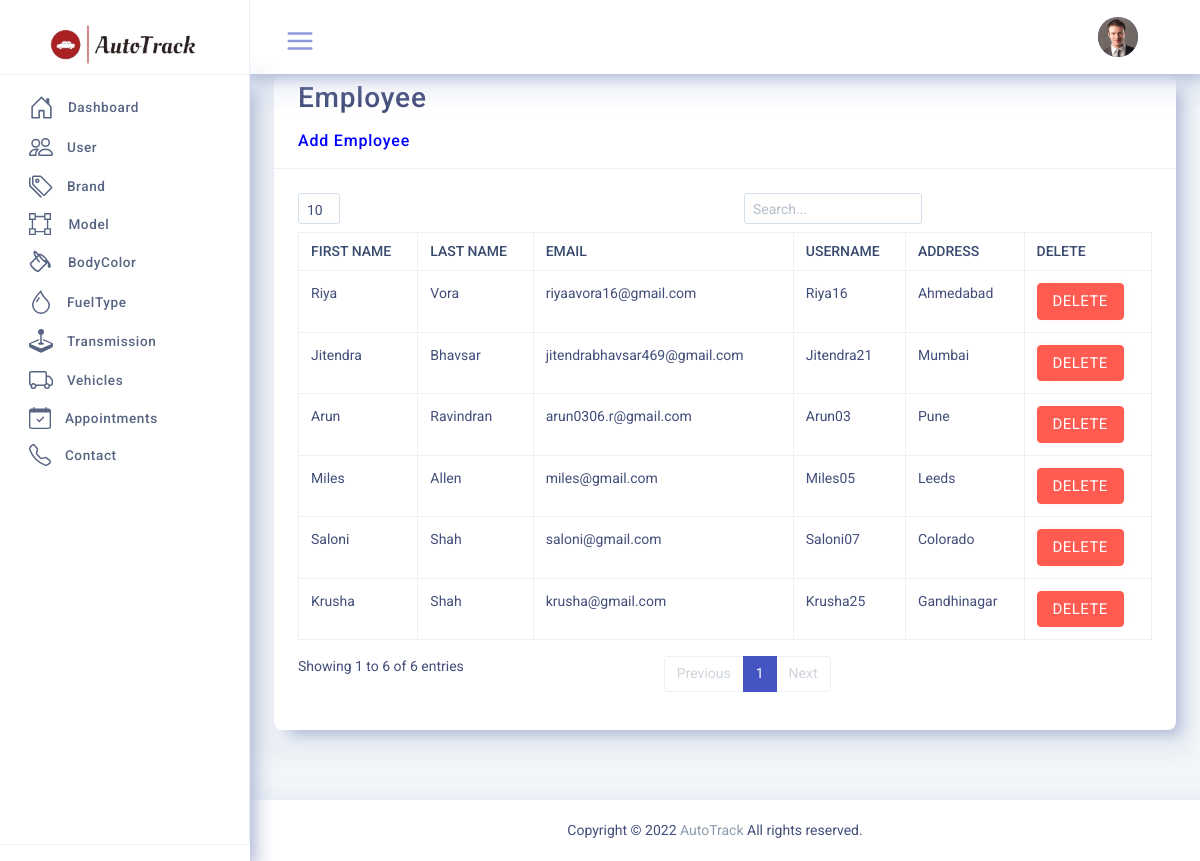
The page /admin/admindashboard/Dash/DASHTIC-LTR/pages/employee.php (signed in) on the database its author committed.
### tables this page shows
CREATE TABLE `user` (
  `user_id` bigint(20) UNSIGNED NOT NULL,
  `user_role_id` int(10) UNSIGNED NOT NULL,
  `first_name` varchar(30) NOT NULL,
  `last_name` varchar(30) NOT NULL,
  `email` varchar(60) NOT NULL,
  `username` varchar(30) NOT NULL,
  `password` varchar(256) NOT NULL,
  `address` text NOT NULL,
  `user_image` varchar(100) DEFAULT NULL
);

### admin/admindashboard/Dash/DASHTIC-LTR/pages/employee.php (the view)
<?php include('header.php');?>
<div class="page">
	<div class="page-main">
		<?php include('sidebar.php');?>
		<div class="app-content main-content">
			<div class="side-app">
				<?php include('pageheader.php');?>
						<div class="row">
							<div class="col-12">
								<div class="card">
									<div class="card-header">
										<div class="card-title">
										<h2>Employee</h2>
										<h5><a href="addemployee.php" style="color:blue;">Add Employee</a></h5>
										</div>
									</div>
									<div class="card-body">
										<div class="table-responsive">
											<table class="table table-bordered text-nowrap" id="example1">
												<thead>
													<tr>
														<th class="wd-15p border-bottom-0">First Name</th>
														<th class="wd-15p border-bottom-0">Last Name</th>
														<th class="wd-20p border-bottom-0">Email</th>
														<th class="wd-15p border-bottom-0">Username</th>
														<th class="wd-25p border-bottom-0">Address</th>
														<th class="wd-25p border-bottom-0">Delete</th>
													</tr>
												</thead>
												<tbody>
<?php
	$username = $_SESSION['username'];
	$getid = "SELECT user_id from user where username ='$username' ";
	$idquery = mysqli_query($conn,$getid);
	$id = mysqli_fetch_assoc($idquery);
	$userid = $id['user_id'];
	$sql = "select * from user where user_role_id in(1,2) AND user_id != $userid ";
	$result = mysqli_query($conn,$sql);
	while($row=mysqli_fetch_assoc($result))
	{
		$uid=$row['user_id'];
?>
													<tr>
														<td><?php echo $row['first_name']; ?></td>
														<td><?php echo $row['last_name']; ?></td>
														<td><?php echo $row['email']; ?></td>
														<td><?php echo $row['username']; ?></td>
														<td><?php echo $row['address']; ?></td>
														<td>
														<a href="employeedelete.php?id=<?php echo $uid?>" class="btn btn-danger delete-confirmation">DELETE</a>
														</td>
													</tr>
	<?php
	}
	?>
												</tbody>
											</table>
										</div>
									</div>
								</div>
							</div>
						</div>
						</div>
				</div>
			</div>
			<?php include('footer.php') ?>

### admin/admindashboard/Dash/DASHTIC-LTR/pages/pageheader.php (shortened to what this page needs)
<?php include '_dbconnect.php';?>
<?php
if (isset($_SESSION['username'])) {
	$username =$_SESSION['username'];
	$query = " SELECT * FROM USER WHERE username = '$username' OR email = '$username' AND (user_role_id=1 OR user_role_id=2) ";
	$result = mysqli_query($conn,$query);
	$row = mysqli_fetch_assoc($result);
}
else{
	?>
	<script>window.location= 'login.php';</script>
	<?php
}
?>
				<div class="app-header header top-header">
					<div class="container-fluid">
						<div class="d-flex">
							<div class="dropdown side-nav">
								<div class="app-sidebar__toggle" data-toggle="sidebar">
									<a class="open-toggle" href="">
									</a>
								</div>
							</div>
							<div class="d-flex order-lg-2 ml-auto">
				<div class="dropdown profile-dropdown">
									<a href="profile.php" class="nav-link pr-0 leading-none"  >
										<span>
											<img src="../public/assets/images/users/<?php echo $row['user_image'];?>" alt="img" class="avatar avatar-md brround">
										</span>
									</a>
								</div>
						</div>
					</div>
				</div>
</div>

### admin/admindashboard/Dash/DASHTIC-LTR/public/assets/css/sidemenu.css (style rules this page uses)
.app-content { min-height: calc(100vh - 50px); margin-top: 50px; margin-bottom: 0 !important; -webkit-transition: margin-left 0.2s ease; -o-transition: margin-left 0.2s ease; transition: margin-left 0.2s ease; overflow: hidden; }
.app-content .side-app { padding: 25px 1.5rem 0 1.5rem; }
@media (min-width: 768px) { .app-content { margin-left: 250px; padding-bottom: 1rem; } }
.app-header { position: fixed; left: 0; right: 0; top: 0; width: 100%; display: -webkit-box; display: -ms-flexbox; display: flex; z-index: 999; padding-right: 15px; padding: 0.75rem 0; -webkit-transition: padding-left 0.2s ease; -o-transition: padding-left 0.2s ease; transition: padding-left 0.2s ease; }
@media (min-width: 768px) { .app-header { padding-right: 30px; } }
.app-sidebar__toggle { margin: 5px; padding: 5px 18px; text-align: center; height: 2.5rem; font-size: 1.2rem; position: relative; border-radius: 3px; }
.app-sidebar__toggle a { color: #b6c1d9; }
@media (min-width: 768px) { .header.top-header { padding-left: 250px; } }

### rows shown on the page
user: user_image (picture)
user: first_name "Riya", last_name "Vora", email "riyaavora16@gmail.com", username "Riya16", address "Ahmedabad"
user: first_name "Jitendra", last_name "Bhavsar", email "jitendrabhavsar469@gmail.com", username "Jitendra21", address "Mumbai"
user: first_name "Arun", last_name "Ravindran", email "arun0306.r@gmail.com", username "Arun03", address "Pune"
user: first_name "Miles", last_name "Allen", email "miles@gmail.com", username "Miles05", address "Leeds"
user: first_name "Saloni", last_name "Shah", email "saloni@gmail.com", username "Saloni07", address "Colorado"
user: first_name "Krusha", last_name "Shah", email "krusha@gmail.com", username "Krusha25", address "Gandhinagar"
